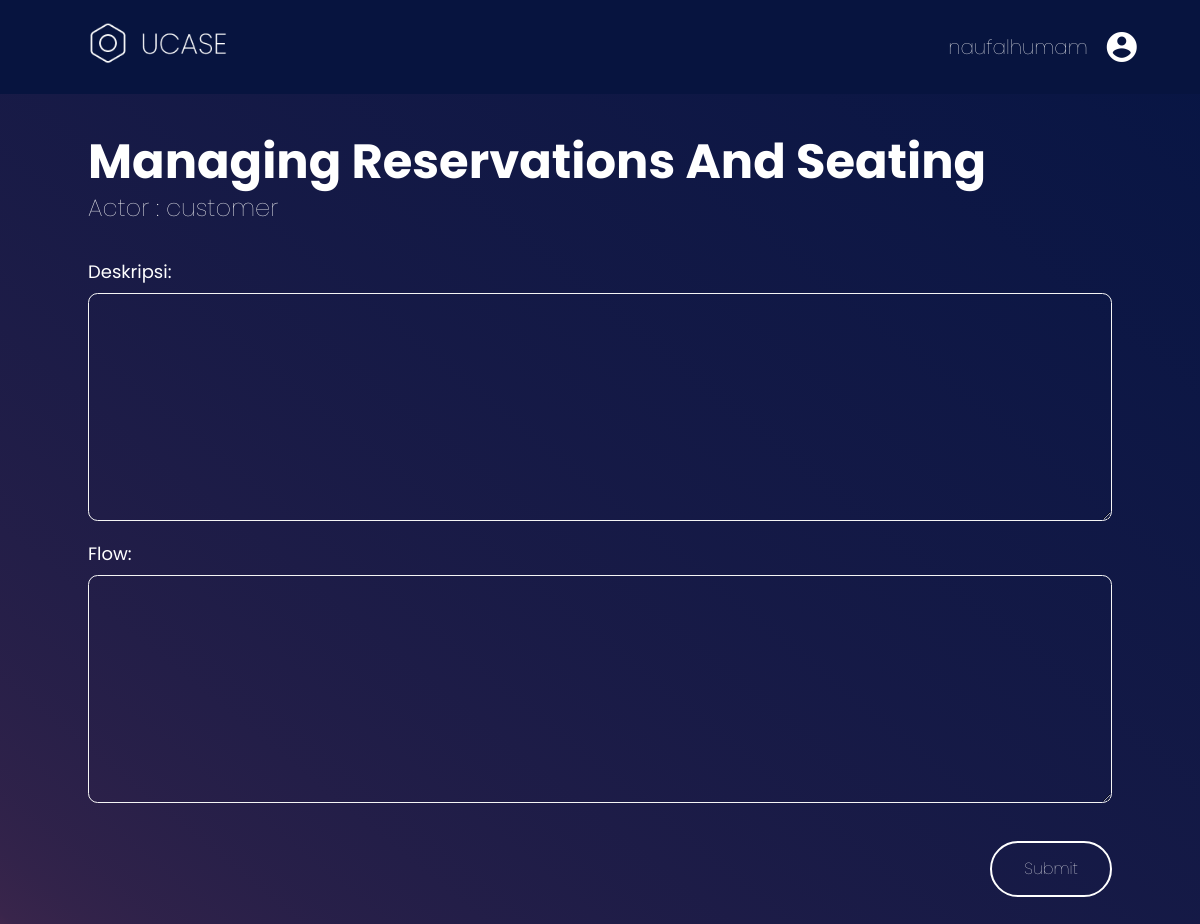
/ucase/input_spec/5 (signed in), run on the app's committed database.
### ucase/models.py (models this page shows, shortened)
class Ucase(models.Model):
    use_case = models.CharField(max_length=200)
    aktor = models.ForeignKey(Aktor, on_delete=models.CASCADE, null=True)

class Aktor(models.Model):
    nama_aktor = models.CharField(max_length=1024)
    project = models.ForeignKey(Project, on_delete=models.CASCADE, null=True)

### ucase/views.py (the view)
# urls.py: path('input_spec/<int:ucase_id>',views.InputSpec,name='input_spec'),
@login_required(login_url='login')
def InputSpec (request, ucase_id):
    context = {}
    ucase = Ucase.objects.get(pk=ucase_id)
    try:
        spec = ucase.spec
    except ObjectDoesNotExist:
        spec = None
    if spec:
        return redirect('ucase:spec', pk=spec.id)
    if request.method == "POST":
        form = SpecForm(request.POST)
        if form.is_valid():
            spec = Spec(
                ucase = ucase,
                deskripsi = form.cleaned_data['deskripsi'],
                flow = form.cleaned_data['flow']
            )
            classifier = pipeline("zero-shot-classification", model="MoritzLaurer/DeBERTa-v3-base-mnli-fever-anli")
            threshold = 0.5
            fallback_label = 'goal'
            paragraph_to_classify = form.cleaned_data['deskripsi']
            candidate_labels = ['goal', 'post conditions', 'preconditions']
            sentences = [sentence.strip() for sentence in paragraph_to_classify.split('.') if sentence]
            label_result = {}
            for label in candidate_labels:
                label_result[label] = []
            for sentence in sentences:
                if not candidate_labels or not sentence:
                    continue
                output = classifier(sentence, candidate_labels, multi_label=False)
                highest_score_index, highest_score = max(enumerate(output['scores']), key=lambda x: x[1])
                highest_score_label = output['labels'][highest_score_index]
                selected_flow = sentence if highest_score > threshold else sentence
                label_result[highest_score_label].append(selected_flow)
            for key, value in label_result.items():
                if value:
                    label_result[key] = '. '.join(value)
            if label_result['goal']:
                spec.goal = label_result['goal']
            if label_result['preconditions']:
                spec.awal = label_result['preconditions']
            if label_result['post conditions']:
                spec.akhir = label_result['post conditions']
            spec.save()
            label_result2 = {'main flow' : ['pertama','kedua','ketiga'], 'alt flow' : ['pertama'], 'exc flow' : ['pertama','kedua','ketiga']}
            if label_result2['main flow']:
                for main in label_result2['main flow']:
                    spec.skenario_set.create(
                        step = main,
                        category = 'N'
                    )
            if label_result2['alt flow']:
                for alt in label_result2['alt flow']:
                    spec.skenario_set.create(
                        step = alt,
                        category = 'ALT'
                    )
            if label_result2['exc flow']:
                for exc in label_result2['exc flow']:
                    spec.skenario_set.create(
                        step = exc,
                        category = 'EXC'
                    )
        return redirect('ucase:spec', pk=spec.id)
    else:
        form = SpecForm()
        context['form']= form
        context['ucase']=ucase
    return render(request, 'input_spec.html', context)

### ucase/form.py
class SpecForm(forms.ModelForm):
    class Meta:
        model = Spec
        fields = ['deskripsi', 'flow']
    def as_div(self):
        return SafeString(super().as_div().replace("<div>", "<div class='form-group'>"))

### ucase/templates/input_spec.html (shortened to what this page needs)
{% extends "base.html" %}
{% load static %}
{% block css %}
<link rel="stylesheet" href="{% static 'css/navbar.css' %}">
<link rel="stylesheet" href="{% static 'concept1/css/input_spec.css' %}">
{% endblock css %}
{% block content %}
<div class="headline">
    <h1>{{ ucase.use_case }}</h1>
    <h5>Actor : {{ ucase.aktor.nama_aktor }}</h5>
  </div>
  <form action="{% url 'ucase:input_spec' ucase.id %}" method="POST">
    {{ form.as_div }}
    <button type="submit"><p>Submit</p></button>
  </form>
</div>
{% endblock content %}

### concept1/templates/base.html (shortened to what this page needs)
{% load static %}
<!DOCTYPE html>
<html lang="en">
  <head>
    <link rel="stylesheet" href="https://cdnjs.cloudflare.com/ajax/libs/font-awesome/5.15.3/css/all.min.css" />
    <link rel="stylesheet" href="{% static 'css/global.css' %}" />
    <link rel="stylesheet" href="{% static 'css/navbar.css' %}" />
    {% block css %}
    {% endblock %}
  </head>
  <body>
    {% if request.user.username %}
      <nav class="navbar" id="navbar">
        <a href="{% url 'home' %}"><img src="{% static 'concept1/Images/logo.png' %}" alt="Logo Ugene" /></a>
        <div class="menu">
          <div class="navbar__item">
            <p>{{ request.user.username }}</p>
            <span class="material-icons md-36">account_circle</span>
          </div>
        </div>
      </nav>
    {% endif %}
    <div class="root">
      {% block content %}
      {% endblock %}
  </body>
</html>

### concept1/static/css/global.css (style rules this page uses)
html { min-height: 100%; }
* { margin: 0; padding: 0; -webkit-transition: all ease 0.2s; transition: all ease 0.2s; -webkit-box-sizing: border-box; box-sizing: border-box; color: #ffffff; font-family: "Poppins"; scroll-behavior: smooth; -webkit-transition: all 0.2s ease; transition: all 0.2s ease; }
body { min-height: 100%; background: linear-gradient(to right top, #552e4f, 10%, #071544); background-attachment: fixed; }
.root { display: flex; gap: 2.5rem; flex-direction: column; padding: 2rem 5.5rem 5rem; }
h1 { color: #fff; font-size: 48px; font-style: normal; font-family: "Poppins", sans-serif; font-weight: 700; line-height: normal; letter-spacing: 0; text-transform: none; }
h5 { color: #fff; font-size: 24px; font-style: normal; font-family: "Poppins", sans-serif; font-weight: lighter; line-height: 20px; letter-spacing: 0; text-transform: none; }
p { color: #fff; font-size: 16px; font-style: normal; font-family: "Poppins", sans-serif; font-weight: lighter; line-height: 20px; letter-spacing: 0; text-transform: none; }
a { text-decoration: none; font-style: normal; color: #ffffff; }
button, .primary-btn { display: flex; align-items: center; justify-content: center; gap: 0.2rem; width: fit-content; height: fit-content; padding: 1rem 2rem; font-weight: lighter; border: 2px solid #fff; border-radius: 50rem; background: transparent; color: #fff; cursor: pointer; }
form { display: flex; flex-direction: column; gap: 1.2rem; }
.form-group { width: 100%; display: flex; flex-direction: column; justify-content: center; gap: 0.5rem; }
label { font-size: 18px; }
textarea { padding: 0.8rem 1rem; background-color: transparent; border: 1px solid whitesmoke; border-radius: 0.6rem; }
.material-icons.md-36 { font-size: 36px; }

### concept1/static/css/navbar.css (style rules this page uses)
.navbar { position: sticky; top: 0; z-index: 100; display: flex; justify-content: space-between; align-items: center; background-color: #07143f; padding: 1.4rem 5.5rem; color: #fff; }
.navbar img { width: 140px; }
.navbar__item { display: flex; align-items: center; gap: 1rem; }
.menu { display: flex; flex-direction: column; width: 16%; }
.navbar__item p { font-size: 20px; }

### concept1/static/concept1/css/input_spec.css (style rules this page uses)
.headline { display: flex; flex-direction: column; }
h1 { text-transform: capitalize; }
form button { margin-top: 1.2rem; align-self: flex-end; }

### data on the page
Ucase: use_case "Managing Reservations And Seating", aktor.nama_aktor "customer"

### other printed values
{{ request.user.username }} "naufalhumam"
